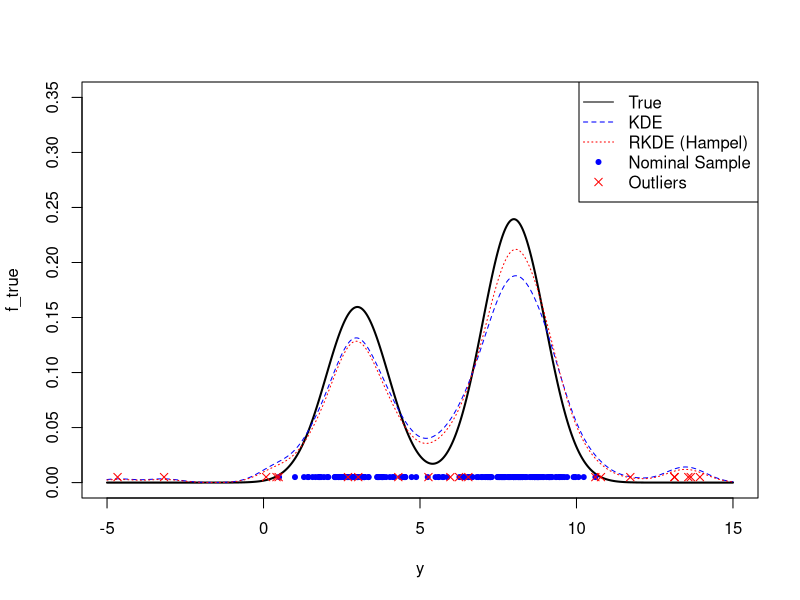

Generate this figure with R:
# Required library for Gaussian kernel
library(stats)

bandwidth_select <- function(x, b_type = 1, sigma = NULL) {
  if (is.null(sigma)) {
    sigma <- log(seq(0.01, 10, length.out = 100))
  }
  
  n <- nrow(x)
  d <- ncol(x)
  
  X <- as.matrix(dist(x)^2)
  
  if (b_type == 1) {  # Least squares cross validation
    Jmin <- Inf
    for (h in sigma) {
      K1 <- (4 * pi * h^2)^(-d/2) * exp(-X / (4 * h^2))
      K2 <- (2 * pi * h^2)^(-d/2) * (exp(-X / (2 * h^2)) - diag(n))
      J <- sum(K1) / (n^2) - 2 / (n * (n - 1)) * sum(K2)
      if (J < Jmin) {
        h_opt <- h
        Jmin <- J
      }
    }
  } else if (b_type == 2) {  # Log-likelihood cross validation
    Jmax <- -Inf
    for (h in sigma) {
      K <- (2 * pi * h^2)^(-d/2) * (exp(-X / (2 * h^2)) - diag(n))
      J <- mean(log(colSums(K) / (n - 1)))
      if (J > Jmax) {
        h_opt <- h
        Jmax <- J
      }
    }
  } else if (b_type == 3) {  # Jakkola heuristics
    X[X == 0] <- Inf
    Y <- apply(X, 2, min)
    h_opt <- sqrt(median(Y))
  }
  
  return(h_opt)
}

# Function for Gaussian kernel
gauss_kern <- function(X, h, d) {
  return(exp(-X / (2 * h^2)) / (sqrt(2 * pi) * h)^d)
}

# Function for parameter selection
parameter_select <- function(K, type) {
  n <- nrow(K)
  
  w <- rep(1/n, n)
  tol <- 1e-8
  
  norm2mu <- sum(w * (K %*% w))
  normdiff <- sqrt(diag(K) + norm2mu - 2 * K %*% w)
  
  J <- mean(normdiff)
  
  while(TRUE) {
    J_old <- J
    w <- 1 / normdiff
    w <- w / sum(w)
    
    norm2mu <- sum(w * (K %*% w))
    normdiff <- sqrt(diag(K) + norm2mu - 2 * K %*% w)
    
    J <- mean(normdiff)
    
    if (abs(J - J_old) < J_old * tol) {
      break
    }
  }
  
  sort_norm <- sort(normdiff, decreasing = TRUE)
  
  if (type == 1) {
    a <- sort_norm[floor(n/2)]
    b <- 0
    c <- 0
  } else if (type == 2) {
    a <- sort_norm[floor(n/2)]
    b <- sort_norm[floor(n/20)]
    c <- max(normdiff)
  }
  
  return(c(a, b, c))
}

# Main RKDE function
robkde <- function(x, h, type = 2) {
  if (missing(type)) {
    type <- 2
  }
  
  n <- nrow(x)
  d <- ncol(x)
  
  # Construct kernel matrix (Gaussian kernel with bandwidth h)
  X <- as.matrix(dist(x)^2)
  K <- gauss_kern(X, h, d)
  
  # Find median absolute deviation
  params <- parameter_select(K, type)
  a <- params[1]
  b <- params[2]
  c <- params[3]
  
  # Initial weights
  w <- rep(1/n, n)
  tol <- 1e-8
  
  norm2mu <- sum(w * (K %*% w))
  normdiff <- sqrt(diag(K) + norm2mu - 2 * K %*% w)
  
  while(TRUE) {
    J_old <- sum(normdiff) / n
    w <- 1 / normdiff
    w <- w / sum(w)
    
    norm2mu <- sum(w * (K %*% w))
    normdiff <- sqrt(diag(K) + norm2mu - 2 * K %*% w)
    
    J <- sum(normdiff) / n
    
    if (abs(J - J_old) < J_old * tol) {
      break
    }
  }
  
  return(list(w = w, a = a, b = b, c = c))
}



############################################################

# Generate training data with mixture of Gaussian
d <- 1
n0 <- 200  # Nominal sample size
n1 <- 20   # Number of outliers
nc1 <- rbinom(1, n0, 0.4)
x1 <- c(rnorm(nc1, 3, 1), rnorm(n0 - nc1, 8, 1))

# Generate outliers with uniform distribution
x0 <- runif(n1, -5, 15)

# Combine data
x <- rbind(matrix(x1, ncol = d), matrix(x0, ncol = d))

# Bandwidth selection
b_type <- 1
h <- bandwidth_select(x, b_type)

# Weights for KDE and RKDE
w_kde <- rep(1/(n0 + n1), n0 + n1)

# Assume robkde function is defined
type <- 2  # Hampel loss
robkde_result <- robkde(x, h, type)
w_hm <- robkde_result$w

# Compute density estimates
y <- seq(-5, 15, by = 0.01)
m <- length(y)
Y <- outer(y, x[, 1], FUN = function(y, x) (y - x)^2)
pd <- gauss_kern(Y, h, d)
f_kde <- pd %*% w_kde
f_hm <- pd %*% w_hm

# True density
f_true <- 0.4 * dnorm(y, 3, 1) + 0.6 * dnorm(y, 8, 1)

# Plotting
plot(y, f_true, type = "l", lwd = 2, col = "black", ylim = c(0, 0.35))
lines(y, f_kde, col = "blue", lty = 2)
lines(y, f_hm, col = "red", lty = 3)
points(x1, rep(0.005, length(x1)), col = "blue", pch = 20)
points(x0, rep(0.005, length(x0)), col = "red", pch = 4)
legend("topright", legend = c("True", "KDE", "RKDE (Hampel)", "Nominal Sample", "Outliers"),
       col = c("black", "blue", "red", "blue", "red"), lty = c(1, 2, 3, NA, NA),
       pch = c(NA, NA, NA, 20, 4))

# Assuming IF function (Influence Function) is defined for RKDE
# Display influence function (IF)
# ...

# Note: Additional code is needed for displaying the influence function,
# which depends on the specific implementation of the IF function in R.

